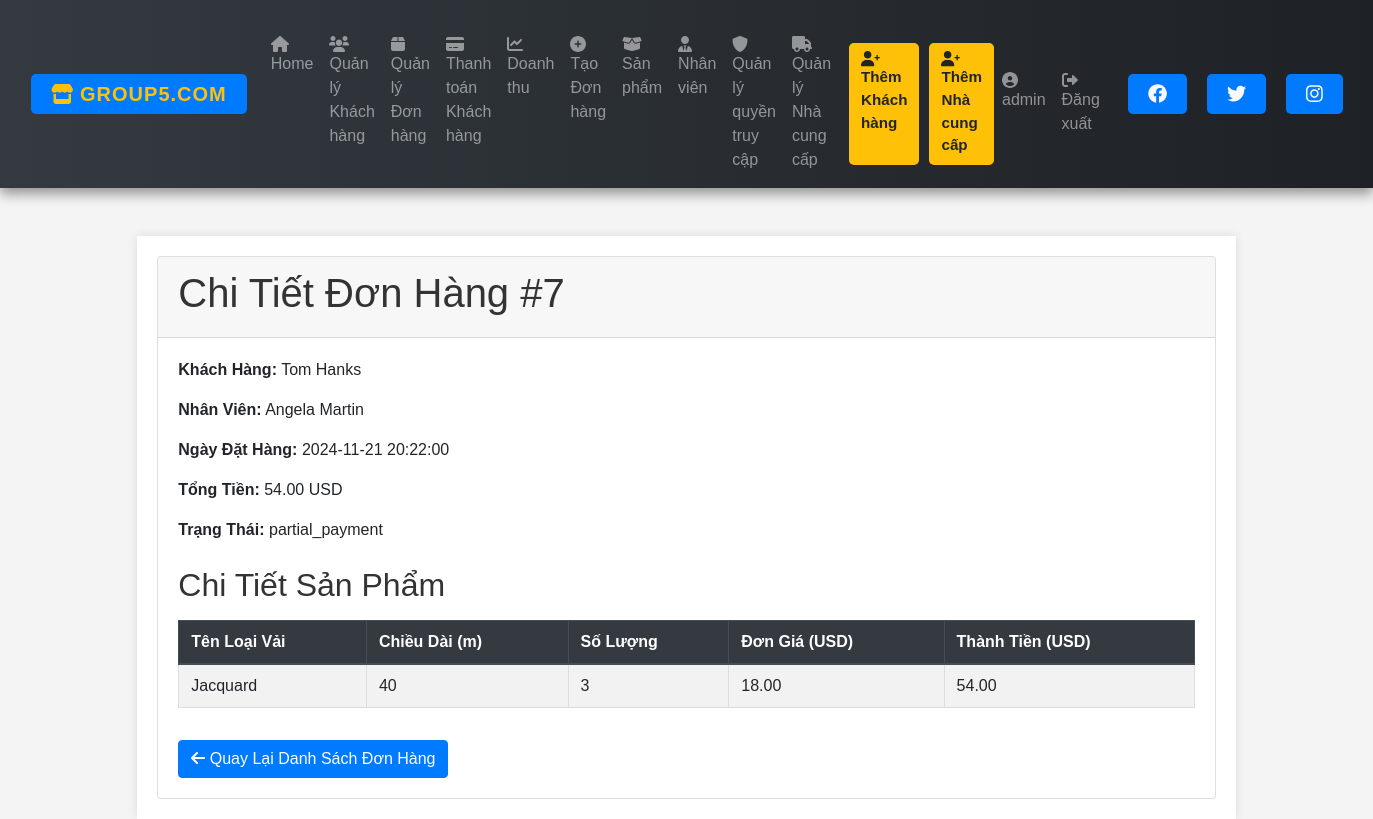
The app's page /order_details.php?id=7 (signed in) with its own data.
### tables this page shows
CREATE TABLE `orders` (
  `OCode` int(11) NOT NULL,
  `TotalPrice` decimal(10,2) DEFAULT NULL,
  `OrderTime` timestamp NOT NULL DEFAULT current_timestamp(),
  `Status` varchar(50) DEFAULT NULL,
  `HandleTime` timestamp NULL DEFAULT NULL,
  `ECode` int(11) DEFAULT NULL,
  `CusId` int(11) DEFAULT NULL,
  `Cancellation_Reason` varchar(255) DEFAULT NULL
);

CREATE TABLE `customer` (
  `CusId` int(11) NOT NULL,
  `Fname` varchar(100) DEFAULT NULL,
  `Lname` varchar(100) DEFAULT NULL,
  `Phone` varchar(15) DEFAULT NULL,
  `Address` varchar(200) DEFAULT NULL,
  `Dept` decimal(10,2) DEFAULT NULL,
  `ECode` int(11) DEFAULT NULL
);

CREATE TABLE `employee` (
  `ECode` int(11) NOT NULL,
  `Fname` varchar(100) DEFAULT NULL,
  `Lname` varchar(100) DEFAULT NULL,
  `Gender` varchar(10) DEFAULT NULL,
  `Address` varchar(200) DEFAULT NULL,
  `Phone` varchar(15) DEFAULT NULL,
  `Role` varchar(50) DEFAULT NULL
);

CREATE TABLE `order_detail` (
  `DetailId` int(11) NOT NULL,
  `OCode` int(11) NOT NULL,
  `BCode` int(11) NOT NULL,
  `Quantity` int(11) NOT NULL,
  `UnitPrice` decimal(10,2) NOT NULL,
  `TotalPrice` decimal(10,2) NOT NULL
);

CREATE TABLE `category` (
  `CCode` int(11) NOT NULL,
  `Name` varchar(100) DEFAULT NULL,
  `Color` varchar(50) DEFAULT NULL,
  `RemainQuantity` int(11) DEFAULT NULL,
  `Price` decimal(10,2) DEFAULT NULL,
  `AppliedDate` date DEFAULT NULL,
  `SCode` int(11) DEFAULT NULL,
  `img` varchar(255) DEFAULT NULL
);

CREATE TABLE `bolt` (
  `BCode` int(11) NOT NULL,
  `Length` int(11) DEFAULT NULL,
  `CCode` int(11) DEFAULT NULL
);

### order_details.php (the view, shortened to what this page needs)
<?php
require 'connect.php';
include 'nav.php';
$order_id = $_GET['id'];
$stmt = $conn->prepare("
    SELECT
        orders.OCode,
        orders.TotalPrice,
        orders.OrderTime,
        orders.Status,
        customer.Fname AS cust_first,
        customer.Lname AS cust_last,
        employee.Fname AS emp_first,
        employee.Lname AS emp_last
    FROM orders
    JOIN customer ON orders.CusId = customer.CusId
    JOIN employee ON orders.ECode = employee.ECode
    WHERE orders.OCode = ?
");
$stmt->execute([$order_id]);
$order = $stmt->fetch(PDO::FETCH_ASSOC);
$stmt = $conn->prepare("
    SELECT
        order_detail.BCode,
        order_detail.Quantity,
        order_detail.UnitPrice,
        order_detail.TotalPrice,
        category.Name AS fabric_name,
        bolt.Length AS fabric_length
    FROM order_detail
    JOIN bolt ON order_detail.BCode = bolt.BCode
    JOIN category ON bolt.CCode = category.CCode
    WHERE order_detail.OCode = ?
");
$stmt->execute([$order_id]);
$order_details = $stmt->fetchAll(PDO::FETCH_ASSOC);
?>
<!DOCTYPE html>
<html lang="vi">
<head>
    <link rel="stylesheet" href="https://stackpath.bootstrapcdn.com/bootstrap/4.5.2/css/bootstrap.min.css">
    <link rel="stylesheet" href="styles.css">
</head>
<body>
    <div class="container mt-5">
        <div class="card">
            <div class="card-header">
                <h1>Chi Tiết Đơn Hàng #<?= htmlspecialchars($order['OCode']) ?></h1>
            </div>
            <div class="card-body">
                <p><strong>Khách Hàng:</strong> <?= htmlspecialchars($order['cust_first'] . " " . $order['cust_last']) ?></p>
                <p><strong>Nhân Viên:</strong> <?= htmlspecialchars($order['emp_first'] . " " . $order['emp_last']) ?></p>
                <p><strong>Ngày Đặt Hàng:</strong> <?= htmlspecialchars($order['OrderTime']) ?></p>
                <p><strong>Tổng Tiền:</strong> <?= number_format($order['TotalPrice'], 2) ?> USD</p>
                <p><strong>Trạng Thái:</strong> <?= htmlspecialchars($order['Status']) ?></p>
                <h2 class="mt-4">Chi Tiết Sản Phẩm</h2>
                <table class="table table-striped mt-3">
                    <thead class="thead-dark">
                        <tr>
                            <th>Tên Loại Vải</th>
                            <th>Chiều Dài (m)</th>
                            <th>Số Lượng</th>
                            <th>Đơn Giá (USD)</th>
                            <th>Thành Tiền (USD)</th>
                        </tr>
                    </thead>
                    <tbody>
                        <?php foreach ($order_details as $detail): ?>
                            <tr>
                                <td><?= htmlspecialchars($detail['fabric_name']) ?></td>
                                <td><?= htmlspecialchars($detail['fabric_length']) ?></td>
                                <td><?= htmlspecialchars($detail['Quantity']) ?></td>
                                <td><?= number_format($detail['UnitPrice'], 2) ?></td>
                                <td><?= number_format($detail['TotalPrice'], 2) ?></td>
                            </tr>
                        <?php endforeach; ?>
                    </tbody>
                </table>
                <a href="orders.php" class="btn btn-primary mt-3"><i class="fa fa-arrow-left" aria-hidden="true"></i> Quay Lại Danh Sách Đơn Hàng</a>
            </div>
        </div>
    </div>
</body>
</html>

### styles.css (style rules this page uses)
body { font-family: Arial, sans-serif; background-color: #f4f4f4; margin: 0; padding: 0; }
h1, h2 { color: #333; }
.container { width: 80%; margin: 0 auto; background-color: #fff; padding: 20px; box-shadow: 0 0 10px rgba(0, 0, 0, 0.1); margin-top: 20px; }
table { width: 100%; border-collapse: collapse; margin-top: 20px; }
table, th, td { border: 1px solid #ddd; }
th, td { padding: 10px; text-align: left; }
th { background-color: #f2f2f2; }
a { display: inline-block; margin-top: 20px; padding: 10px 20px; background-color: #007bff; color: #fff; text-decoration: none; border-radius: 5px; }

### records on screen
orders: OCode "7", CusId.Lname "Tom Hanks", ECode.Lname "Angela Martin", OrderTime "2024-11-21 20:22:00", TotalPrice "54.00", Status "partial_payment"
order_detail: category.Name "Jacquard", BCode.Length "40", Quantity "3", UnitPrice "18.00", TotalPrice "54.00"

### other values on screen
$_SESSION['username'] "admin"
